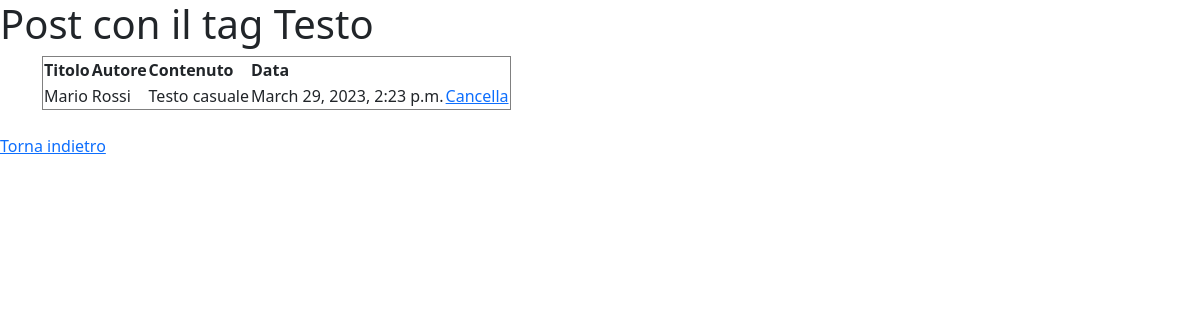
The page /post/tag/Testo on the database its author committed.
### members/models.py (models this page shows)
class BlogPost(models.Model):
  title = models.CharField(max_length=50)
  context = models.TextField(max_length=255)
  author = models.CharField(max_length=50)
  tag = models.CharField(max_length=50, null=True)
  date = models.DateTimeField(null=True, auto_now_add=True)
  class Meta:
    db_table = "blog"

### members/views.py (the view)
# urls.py: path("post/tag/<tag>", views.tag)
def tag(request, tag):
  myData = BlogPost.objects.filter(tag=tag).values()
  context = \
  {
    "tag": tag,
    "myRes": myData,
  }
  return render(request, "tag.html", context)

### members/templates/tag.html (shortened to what this page needs)
<!DOCTYPE html>
<html lang="it">
  <head>
      {% load bootstrap5 %}
      {% bootstrap_css %}
  </head>
  <body>
      <h1>Post con il tag {{ tag }}</h1>
      <div class="container">
      <table border="1">
        <tr>
          <th>Titolo</th>
          <th>Autore</th>
          <th>Contenuto</th>
          <th>Data</th>
        </tr>
        {% for x in myRes %}
         <tr>
           <td>{{ x.title }}</td>
           <td>{{ x.author }}</td>
           <td>{{ x.context }}</td>
           <td>{{ x.date }}</td>
           <td><a href="delete/{{ x.id }}">Cancella</a></td>
         </tr>
        {% endfor %}
      </table>
    </div>
      <br />
      <a href="/post">Torna indietro</a>
  </body>
</html>

### rows shown on the page
BlogPost: title "Mario", author "Rossi", context "Testo casuale", date "March 29, 2023, 2:23 p.m."
